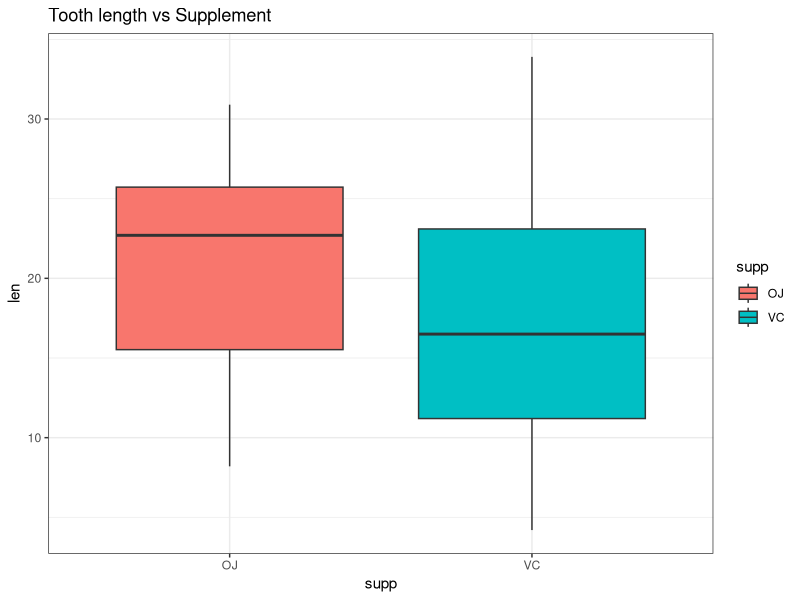
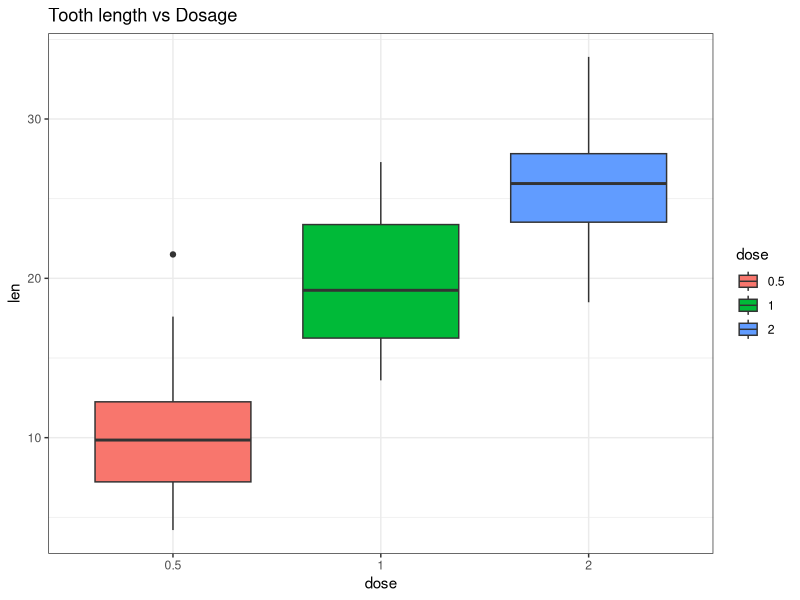
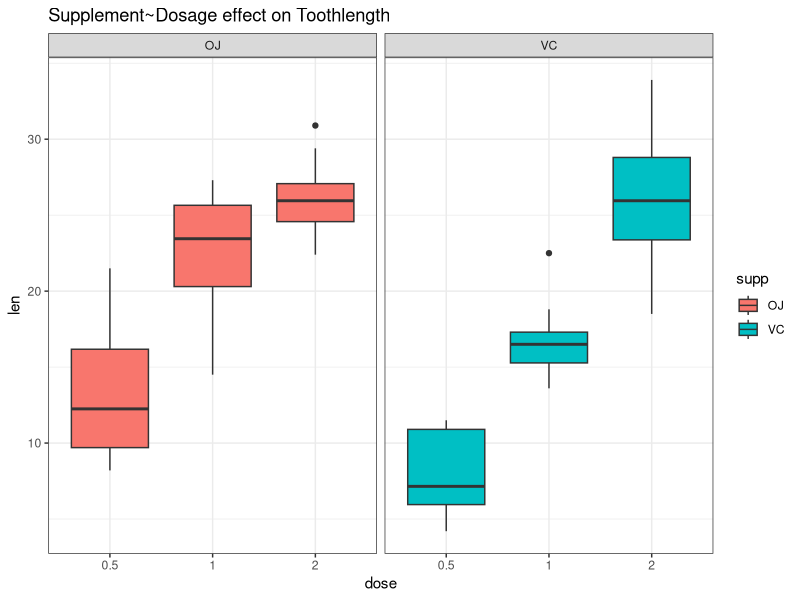

Write R code to recreate these figures, in order. (Note: this script raises an error after producing the figures.)
## ---- chunk 1
knitr::opts_chunk$set(echo = TRUE,fig.width=5, fig.height=3, fig.align = "center")
library(ggplot2)
library(dplyr)
## ---- chunk 2
data("ToothGrowth")
## ---- chunk 3
ToothGrowth$dose = factor(ToothGrowth$dose)
str(ToothGrowth)
## ---- chunk 4
ggplot(
  ToothGrowth,
  aes(
    x = supp,
    y = len,
    fill = supp
  )
) + geom_boxplot() + 
  ggtitle("Tooth length vs Supplement") + 
  theme_bw()
## ---- chunk 5
ggplot(
  ToothGrowth,
  aes(
    x = dose,
    y = len,
    fill = dose
  )
) + geom_boxplot() +
  ggtitle("Tooth length vs Dosage") +
  theme_bw()
## ---- chunk 6
ggplot(
  ToothGrowth,
  aes(
    x = dose,
    y = len,
    group = dose,
    fill = supp
  )
) + geom_boxplot() +
  facet_wrap(supp~.) + 
  ggtitle("Supplement~Dosage effect on Toothlength") +
  theme_bw()
## ---- chunk 7
## Subsetting the data
x = ToothGrowth$len
group = ToothGrowth$supp
## Perfomring t-test
t.test(x~group, paired = F)
## ---- chunk 8
n = length(x)
mu0 = mean(x[group=="OJ"])
mua = mean(x[group=="VC"])
sigma = sd(x[group=="VC"])
delta = (mua - mu0)/sigma
power.t.test(n = n, sd = sigma, delta = delta, type = "one.sample", alt = "one.sided")$power
## ---- chunk 9
df = data.frame(lab=group,means=x)
ggplot(
  df,
  aes(
    x=means,
    fill = lab
  )
) + geom_density(alpha = 0.5) + 
  theme_bw() + 
  ggtitle("Distribution of lengths for delivery modes")
## ---- chunk 10
x = subset(ToothGrowth ,dose %in% c(0.5,1))$len
group = subset(ToothGrowth, dose %in% c(0.5,1))$dose
t.test(x~group, paired = F)
## ---- chunk 11
df = data.frame(lab=group,means=x)
ggplot(
  df,
  aes(
    x=means,
    fill = lab
  )
) + geom_density(alpha = 0.5) + 
  theme_bw() +
  ggtitle("Distribution of lengths in groups 0.5 and 1")
## ---- chunk 12
x = subset(ToothGrowth ,dose %in% c(1,2))$len
group = subset(ToothGrowth, dose %in% c(1,2))$dose
t.test(x~group, paired = F)
## ---- chunk 13
df = data.frame(lab=group,means=x)
ggplot(
  df,
  aes(
    x=means,
    fill = lab
  )
) + geom_density(alpha = 0.5) + 
  theme_bw() +
  ggtitle("Distribution of lengths in groups 1 and 2")
## ---- chunk 14
x = subset(ToothGrowth ,dose %in% c(0.5,2))$len
group = subset(ToothGrowth, dose %in% c(0.5,2))$dose
t.test(x~group, paired = F)
## ---- chunk 15
df = data.frame(lab=group,means=x)
ggplot(
  df,
  aes(
    x=means,
    fill = lab
  )
) + geom_density(alpha = 0.5) + 
  theme_bw() + 
  ggtitle("Distribution of lengths in groups 0.5 and 2")
